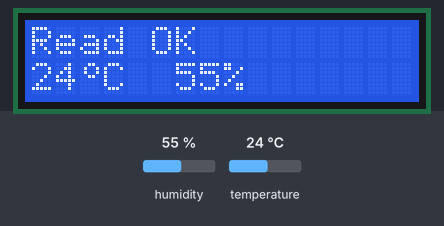
This sketch was run on a simulated Arduino Uno, built with avr-gcc and run on an emulated ATmega328P. Parts: 16×2 character LCD. Inputs (shaded band) come from the test bench; at power-on: humidity 55 %, temperature 24 °C.

Above: at 1.7 s.
1.8 s: humidity set to 22 %
At 3.0 s:
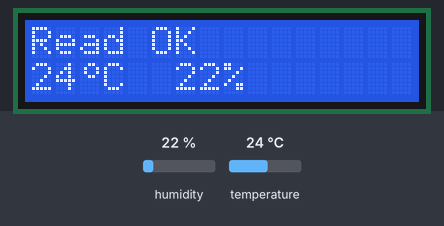
3.6 s: temperature set to 12 °C
At 4.9 s:
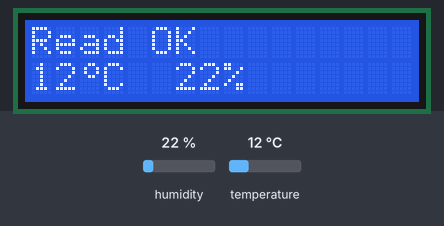
5.2 s: humidity set to 40 %
At 6.5 s:
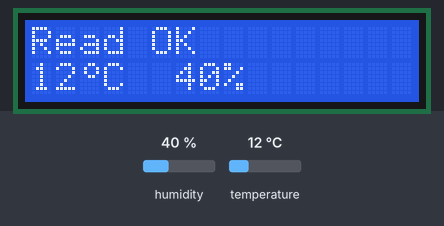
6.8 s: temperature set to 19 °C
At 7.3 s:
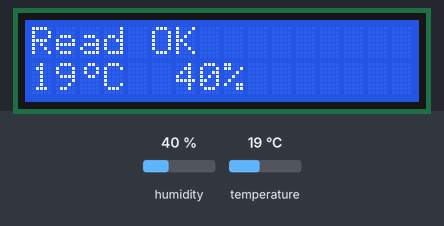
Timing chart, 0 to 9.4 s (numbered marks = the images above; inputs shaded):
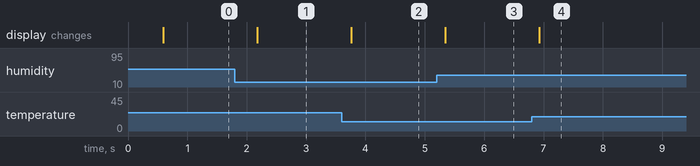

Measured:
- after the input at 1.8 s, the display: changes after 0.38 s (image 1)
- after the input at 3.6 s, the display: changes after 0.16 s (image 2)
- after the input at 5.2 s, the display: changes after 0.15 s (image 3)
- after the input at 6.8 s, the display: changes after 0.13 s (image 4)

The sketch:

Tempiratura.ino
```cpp
#include <LiquidCrystal.h>
#include <dht11.h>

LiquidCrystal lcd(8, 9, 4, 5, 6, 7);
dht11 sensor;

#define DHT11PIN 11

byte gradus[8] = {
  0b00110,
  0b01001,
  0b01001,
  0b00110,
  0b00000,
  0b00000,
  0b00000,
  0b00000
};

void setup() {
  lcd.createChar(1, gradus);
  lcd.begin(16, 2);
  lcd.clear();
  delay(500);
}

void loop() {
  lcd.setCursor(0, 0);
  switch (sensor.read(DHT11PIN)) {
    case DHTLIB_OK:
                lcd.clear();
                lcd.print("Read OK");
                break;
    case DHTLIB_ERROR_CHECKSUM:
                lcd.clear();
                lcd.print("Checksum error");
                return;
    case DHTLIB_ERROR_TIMEOUT:
                lcd.clear();
                lcd.print("Time out error");
                return;
    default:
                lcd.clear();
                lcd.print("Unknown error");
                return;
  }

  lcd.setCursor(0, 1);
  lcd.print(sensor.temperature);
  lcd.write(1);
  lcd.print("C");
  lcd.print("  ");
  lcd.print(sensor.humidity);
  lcd.print("%");

  delay(500);
}
```
